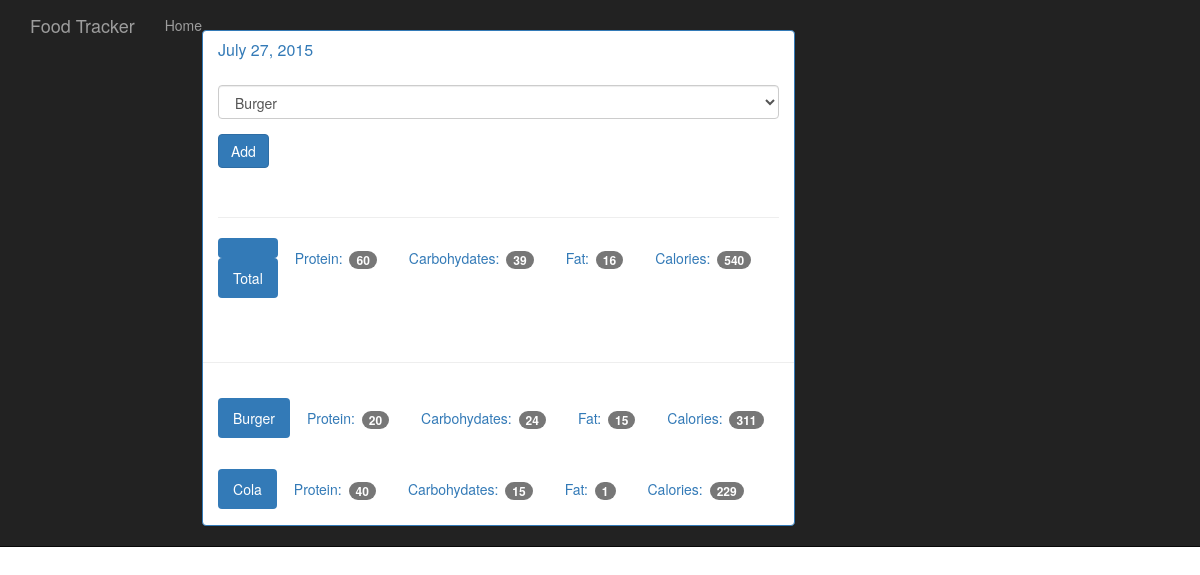
/view/20150727, run on the app's committed database.
### tables this page shows
CREATE TABLE food (
    id integer primary key autoincrement,
    name text not null,
    protein integer not null,
    carbohydrates integer not null,
    fat integer not null,
    calories integer not null
);

### app.py (the view)
@app.route('/view/<date>',methods=["GET","POST"])
def view(date):
	db =get_db()
	cur=db.execute('select id,entry_date from log_date where entry_date=?',[date])
	date_result =cur.fetchone()
	if request.method=="POST":
		db.execute('insert into food_date (food_id,log_date_id)values(?,?)',\
			[request.form['food-select'],date_result['id']])
		db.commit()
	d=datetime.strptime(str(date_result['entry_date']),"%Y%m%d")
	pretty_date=datetime.strftime(d,'%B %d, %Y')
	food_cur=db.execute('select id,name from food')
	food_results=food_cur.fetchall()
	log_cur=db.execute('select food.name, food.protein, food.carbohydrates, \
		food.fat, food.calories from log_date \
		join food_date on food_date.log_date_id = log_date.id \
		join food on food.id = food_date.food_id where log_date.entry_date = ?', [date])
	log_results=log_cur.fetchall()
	totals={}
	totals['protein']=0
	totals['carbohydrates']=0
	totals['fat']=0
	totals['calories']=0
	for food in log_results:
		totals['protein']+=food['protein']
		totals['carbohydrates']+=food['carbohydrates']
		totals['fat']+=food['fat']
		totals['calories']+=food['calories']
	return render_template('day.html',entry_date=date_result['entry_date'],\
		pretty_date=pretty_date,food_results=food_results,\
		log_results=log_results,totals=totals)

### database.py (called while the page is built)
def connect_db():
    sql = sqlite3.connect('/home/ffulan/Dev/Flask/UltimateFlask/FoodTruckFlask/FoodLog.db')
    sql.row_factory = sqlite3.Row
    return sql

def get_db():
    if not hasattr(g, 'sqlite_db'):
        g.sqlite_db = connect_db()
    return g.sqlite_db

### templates/day.html
{%extends 'base.html'%}
{%block body%}
    <nav class="navbar navbar-inverse navbar-fixed-top">
      <div class="container">
        <div class="navbar-header">
          <a class="navbar-brand" href="{{url_for('index')}}">Food Tracker</a>
        </div>
        <div id="navbar" class="navbar-collapse collapse">
          <ul class="nav navbar-nav">
            <li><a href="{{url_for('index')}}">Home</a></li>
            <li><a href="{{url_for('food')}}>Add Food Item</a></li>
          </ul>
        </div>
      </div>
    </nav>
    <div class="container theme-showcase col-sm-6 col-sm-offset-3" role="main">
      <div class="row">
        <div>
          <div class="panel panel-primary">
            <div class="panel-heading">
              <h3 class="panel-title">{{pretty_date}}</h3>
            </div>
            <div class="panel-body">
              <form method="POST" action="{{url_for('view',date=entry_date)}}">
                <div class="form-group">
                  <select class="form-control" name="food-select">
                    {%for food in food_results%}
                    <option value={{food.id}}>{{food.name}}</option>
                    {%endfor%}
                  </select>
                </div>
                <button type="submit" class="btn btn-primary">Add</button>
              </form>
              <div class="page-header"></div>
              <ul class="nav nav-pills" role="tablist">
                <li class="active"><a>Total</a></li>
                <li><a>Protein: <span class="badge">{{totals.protein}}</span></a></li>
                <li><a>Carbohydates: <span class="badge">{{totals.carbohydrates}}</span></a></li>
                <li><a>Fat: <span class="badge">{{totals.fat}}</span></a></li>
                <li><a>Calories: <span class="badge">{{totals.calories}}</span></a></li>
              </ul>
            </div>
            <div class="page-header"></div>
            {%for food in log_results%}
            <div class="panel-body">
              <ul class="nav nav-pills" role="tablist">
                <li class="active"><a>{{food.name}}</a></li>
                <li><a>Protein: <span class="badge">{{food.protein}}</span></a></li>
                <li><a>Carbohydates: <span class="badge">{{food.carbohydrates}}</span></a></li>
                <li><a>Fat: <span class="badge">{{food.fat}}</span></a></li>
                <li><a>Calories: <span class="badge">{{food.calories}}</span></a></li>
              </ul>
            </div>
            {%endfor%}
          </div>
        </div>
      </div>
    </div>
{%endblock%}

### static/theme.css (style rules this page uses)
body { padding-top: 70px; padding-bottom: 30px; }

### data on the page
food: name "Burger", protein "20", carbohydrates "24", fat "15", calories "311"
food: name "Cola", protein "40", carbohydrates "15", fat "1", calories "229"

### other printed values
{{ pretty_date }} "July 27, 2015"
{{ totals.protein }} "60"
{{ totals.carbohydrates }} "39"
{{ totals.fat }} "16"
{{ totals.calories }} "540"
form field food-select "Burger"
